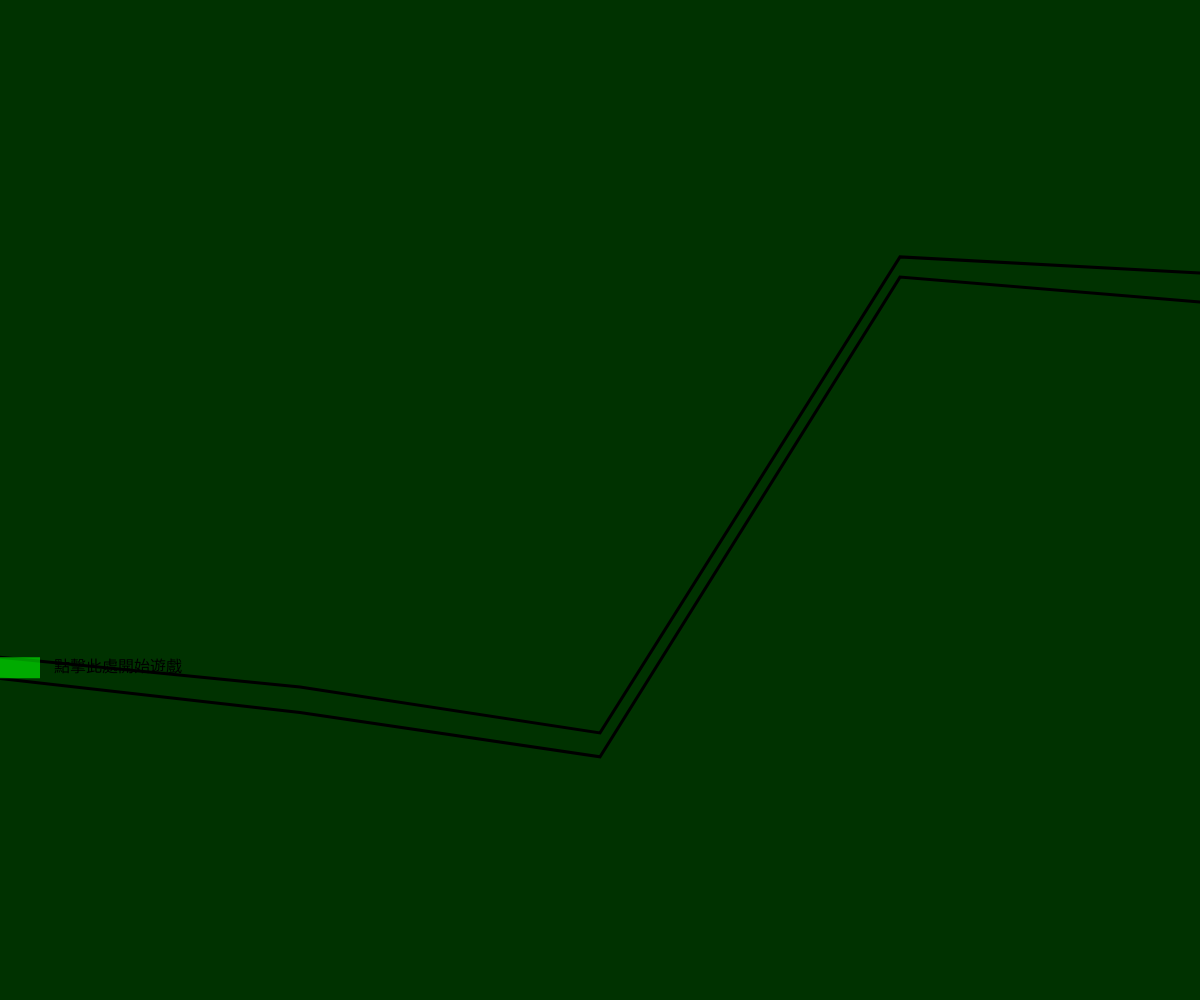
Frame 1 (no input)
Frame 60 (no input): identical to frame 1, image omitted
Frame 120 (the mouse pressed at the canvas centre since frame 60): identical to frame 1, image omitted

The p5.js sketch that drew this single still picture (run headless with seeded random() and noise() and a simulated clock; from frame 60 on, the mouse is pressed at the canvas centre):

// p5.js sketch
// ── sketch.js
let upperPoints = [];
let lowerPoints = [];
let gameState = "START"; // 狀態：START, PLAYING, WON, LOST

function setup() {
  createCanvas(windowWidth, windowHeight);
  initPath();
}

function windowResized() {
  resizeCanvas(windowWidth, windowHeight);
  initPath();
  gameState = "START"; // 視窗縮放時重置遊戲狀態以避免路徑出錯
}

function initPath() {
  upperPoints = [];
  lowerPoints = [];
  let numPoints = 5;
  for (let i = 0; i < numPoints; i++) {
    // 將寬度平均分配給 5 個點 (從左到右)
    let x = (width / (numPoints - 1)) * i;
    // 隨機產生上方點的 Y 座標 (保留上下邊距以免路徑超出畫布)
    let yTop = random(50, height - 100);
    // 下方點與上方點距離在 15 到 45 之間
    let gap = random(15, 45);
    upperPoints.push({ x: x, y: yTop });
    lowerPoints.push({ x: x, y: yTop + gap });
  }
}

function draw() {
  background(0, 50, 0);

  // 繪製路徑邊界
  stroke(0);
  strokeWeight(3);
  noFill();

  // 使用 vertex 指令串接上方 5 個點
  beginShape();
  for (let p of upperPoints) {
    vertex(p.x, p.y);
  }
  endShape();

  // 使用 vertex 指令串接下方相對應的點
  beginShape();
  for (let p of lowerPoints) {
    vertex(p.x, p.y);
  }
  endShape();

  if (gameState === "START") {
    // 開始區域 (位於左側)
    fill(0, 255, 0, 150);
    noStroke();
    rect(0, upperPoints[0].y, 40, lowerPoints[0].y - upperPoints[0].y);
    fill(0);
    textAlign(LEFT, CENTER);
    textSize(16);
    text("  點擊此處開始遊戲", 45, (upperPoints[0].y + lowerPoints[0].y) / 2);
  } else if (gameState === "PLAYING") {
    checkCollision();
    // 提示結束點 (最右側)
    fill(255, 255, 0, 100);
    noStroke();
    rect(width - 20, upperPoints[4].y, 20, lowerPoints[4].y - upperPoints[4].y);
  } else if (gameState === "WON") {
    showOverlay("挑戰成功！\n點擊畫面重玩", color(0, 150, 0));
  } else if (gameState === "LOST") {
    showOverlay("失敗了！\n點擊畫面重試", color(200, 0, 0));
  }

  // 繪製玩家當前位置指示點 (藍色小圓點)
  if (gameState === "PLAYING") {
    fill(0, 0, 255);
    noStroke();
    ellipse(mouseX, mouseY, 6, 6);
  }
}

function checkCollision() {
  // 檢查是否到達最右邊
  if (mouseX >= width - 5) {
    gameState = "WON";
    return;
  }

  // 動態找出目前滑鼠在哪一個線段中
  let segmentWidth = width / (upperPoints.length - 1);
  let i = floor(mouseX / segmentWidth);
  
  // 確保索引在安全範圍內 (0 到 3)
  if (i < 0 || i >= upperPoints.length - 1) {
    gameState = "LOST"; // 移出左右邊界
    return;
  }

  // 透過線性插值 (lerp) 找出當前 mouseX 對應的上下 Y 座標極限
  let t = (mouseX - upperPoints[i].x) / (upperPoints[i + 1].x - upperPoints[i].x);
  let limitTop = lerp(upperPoints[i].y, upperPoints[i + 1].y, t);
  let limitBottom = lerp(lowerPoints[i].y, lowerPoints[i + 1].y, t);

  // 碰撞判定：如果 mouseY 超出上下線範圍
  if (mouseY < limitTop || mouseY > limitBottom) {
    gameState = "LOST";
  }
}

function showOverlay(msg, col) {
  fill(col);
  textSize(32);
  textAlign(CENTER, CENTER);
  text(msg, width / 2, height / 2);
}

function mousePressed() {
  if (gameState === "START") {
    // 檢查是否在左側起始區域內點擊
    if (mouseX >= 0 && mouseX <= 40 && mouseY >= upperPoints[0].y && mouseY <= lowerPoints[0].y) {
      gameState = "PLAYING";
    }
  } else if (gameState === "WON" || gameState === "LOST") {
    // 遊戲結束後點擊畫面可重新初始化路徑並回到開始狀態
    initPath();
    gameState = "START";
  }
}
